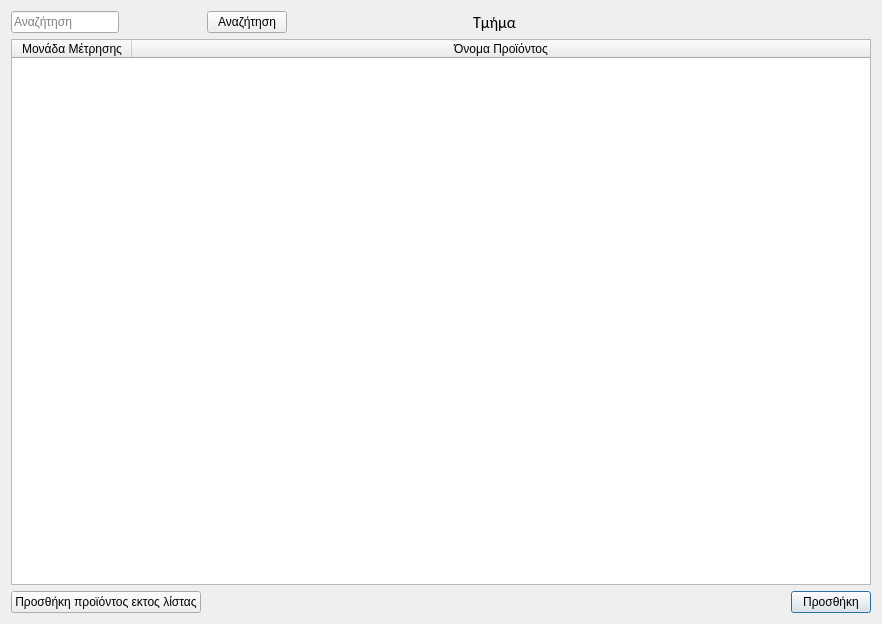
<?xml version="1.0" encoding="UTF-8"?>
<ui version="4.0">
 <class>createOrderWindow</class>
 <widget class="QDialog" name="createOrderWindow">
  <property name="geometry">
   <rect>
    <x>0</x>
    <y>0</y>
    <width>882</width>
    <height>624</height>
   </rect>
  </property>
  <property name="windowTitle">
   <string>Προσθήκη Προϊόντος</string>
  </property>
  <layout class="QGridLayout" name="gridLayout">
   <item row="3" column="3">
    <widget class="QPushButton" name="addItem">
     <property name="text">
      <string>Προσθήκη</string>
     </property>
    </widget>
   </item>
   <item row="1" column="1" alignment="Qt::AlignLeft">
    <widget class="QPushButton" name="searchButton">
     <property name="sizePolicy">
      <sizepolicy hsizetype="Minimum" vsizetype="Fixed">
       <horstretch>10</horstretch>
       <verstretch>0</verstretch>
      </sizepolicy>
     </property>
     <property name="text">
      <string>Αναζήτηση</string>
     </property>
    </widget>
   </item>
   <item row="1" column="0" alignment="Qt::AlignLeft">
    <widget class="QLineEdit" name="searchInput">
     <property name="placeholderText">
      <string>Αναζήτηση</string>
     </property>
    </widget>
   </item>
   <item row="2" column="0" colspan="4">
    <widget class="QTableWidget" name="productList">
     <property name="mouseTracking">
      <bool>true</bool>
     </property>
     <property name="sizeAdjustPolicy">
      <enum>QAbstractScrollArea::AdjustToContents</enum>
     </property>
     <property name="editTriggers">
      <set>QAbstractItemView::NoEditTriggers</set>
     </property>
     <property name="alternatingRowColors">
      <bool>true</bool>
     </property>
     <property name="selectionBehavior">
      <enum>QAbstractItemView::SelectRows</enum>
     </property>
     <attribute name="horizontalHeaderDefaultSectionSize">
      <number>120</number>
     </attribute>
     <attribute name="horizontalHeaderStretchLastSection">
      <bool>true</bool>
     </attribute>
     <column>
      <property name="text">
       <string>Μονάδα Μέτρησης</string>
      </property>
     </column>
     <column>
      <property name="text">
       <string>Όνομα Προϊόντος</string>
      </property>
     </column>
    </widget>
   </item>
   <item row="1" column="2" alignment="Qt::AlignLeft">
    <widget class="QLabel" name="currentSectionLabel">
     <property name="sizePolicy">
      <sizepolicy hsizetype="Preferred" vsizetype="Preferred">
       <horstretch>12</horstretch>
       <verstretch>0</verstretch>
      </sizepolicy>
     </property>
     <property name="font">
      <font>
       <family>Calibri</family>
       <pointsize>12</pointsize>
      </font>
     </property>
     <property name="text">
      <string>Τμήμα</string>
     </property>
     <property name="alignment">
      <set>Qt::AlignCenter</set>
     </property>
    </widget>
   </item>
   <item row="3" column="0">
    <widget class="QPushButton" name="manualAddItem">
     <property name="text">
      <string>Προσθήκη προϊόντος εκτος λίστας</string>
     </property>
    </widget>
   </item>
  </layout>
 </widget>
 <tabstops>
  <tabstop>searchInput</tabstop>
  <tabstop>searchButton</tabstop>
  <tabstop>addItem</tabstop>
  <tabstop>productList</tabstop>
 </tabstops>
 <resources/>
 <connections>
  <connection>
   <sender>addItem</sender>
   <signal>clicked()</signal>
   <receiver>createOrderWindow</receiver>
   <slot>accept()</slot>
   <hints>
    <hint type="sourcelabel">
     <x>872</x>
     <y>603</y>
    </hint>
    <hint type="destinationlabel">
     <x>440</x>
     <y>311</y>
    </hint>
   </hints>
  </connection>
 </connections>
</ui>
